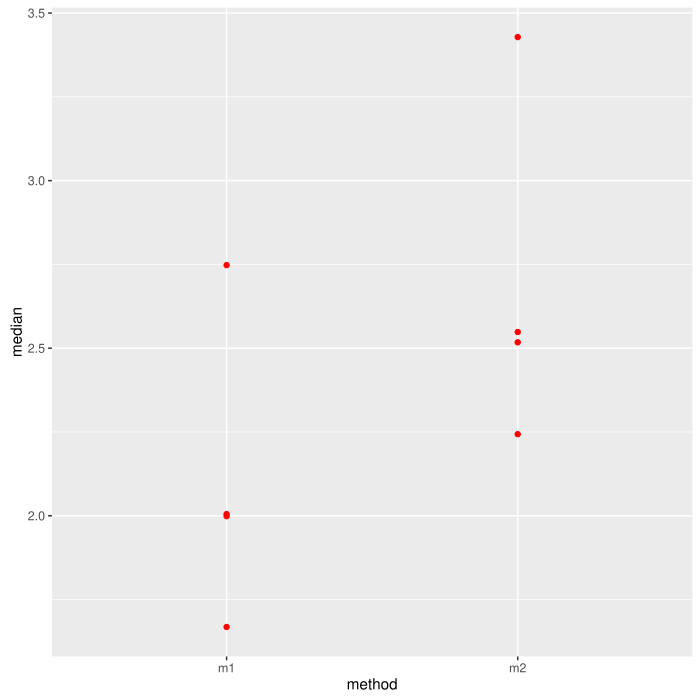

This figure's R source:
library(plyr)
library(dplyr)
library(ggplot2)


source("settings.R")

fig = "f1"

# Creates data.frame containing names of all the data.frames for this figure/table
#                  DON'T TOUCH THIS
d = expand.grid(i=1:nsims, method=methods, fig=fig)
d$infiles = with(d, paste0(data_dir,"sum",sep,fig,sep,method,sep,i,".RData", sep=""))

# Extract relevant statistics from the data set
s = ddply(d, .(i,method), function(x) {
	load(file=x$infiles)
	data.frame(median=median)
}, .inform=TRUE)

# Create plot
g = ggplot(s, aes(method,median)) + 
	geom_point(color='red')

# Save plot with the appropriate name, i.e. paste0(fig,".pdf")
ggsave(paste0(fig,".pdf"), plot=g)
